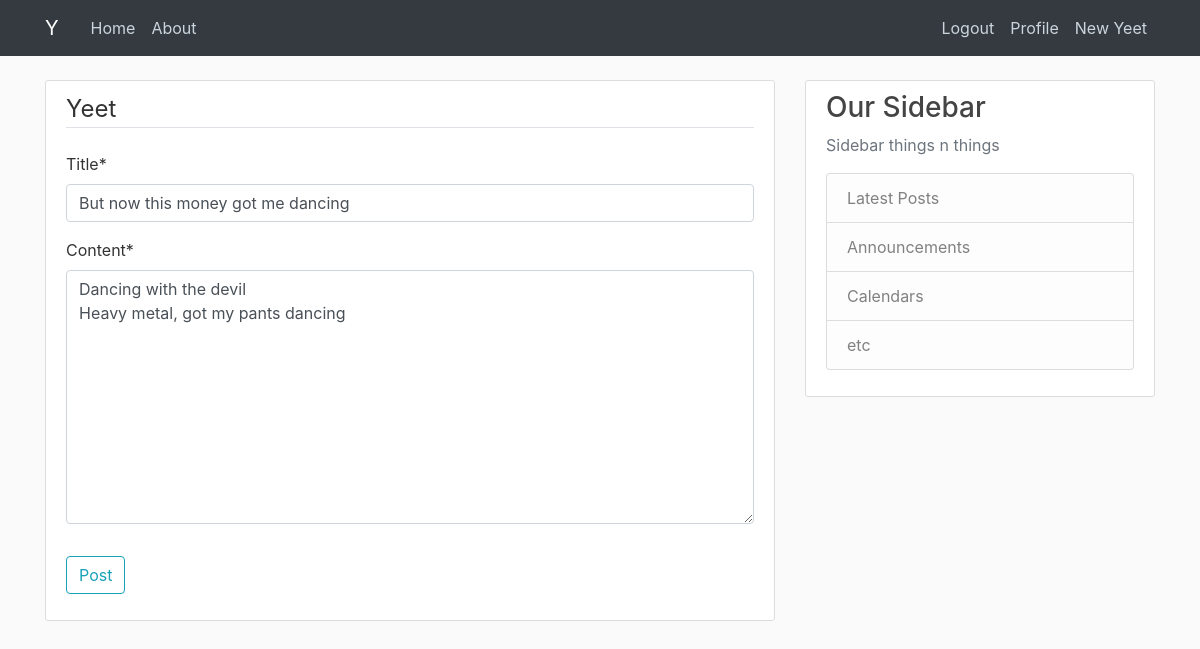
The app's page /post/13/update/ (signed in) with its own data.
### blog/models.py (models this page shows, shortened)
class Post(models.Model):  # basically inheriting from models
    title = models.CharField(max_length=100) # "Character Field". also u can add a bunch of arguments
    content = models.TextField() # A text field is unrestricted text instead of characters
    date_posted = models.DateTimeField(default=timezone.now)  # Selecting the current time
    author = models.ForeignKey(User, on_delete=models.CASCADE)  # If the user gets deleted, delete the post\

### blog/views.py (the view, shortened to what this page needs)
# urls.py: path("post/<int:pk>/update/", PostUpdateView.as_view(), name="post-update"),
class PostUpdateView(LoginRequiredMixin, UserPassesTestMixin, UpdateView): # whenever we add the test mixin you have to write the test function it runs
    success_url = "/"
    model = Post
    fields = ['title','content']
    def test_func(self):
        post = self.get_object()
        if self.request.user == post.author:
            return True
        return False

### blog/templates/blog/post_form.html (shortened to what this page needs)
{% extends "blog/base.html" %}
{% load crispy_forms_tags %}
{% block content %}
<div class="content-section">
    <form method="POST">
        <fieldset class="form-group">
            <legend class="border-bottom mb-4">
                Yeet
            </legend>
            {{ form|crispy }}
        </fieldset>
        <div class="form-group">
            <button class="btn btn-outline-info" type="submit">
                Post
            </button>
        </div>
    </form>
</div>
{% endblock content %}

### blog/static/blog/main.css (style rules this page uses)
body { background: #fafafa; color: #333333; margin-top: 5rem; }
.content-section { background: #ffffff; padding: 10px 20px; border: 1px solid #dddddd; border-radius: 3px; margin-bottom: 20px; }

### records on screen
Post: title "But now this money got me dancing", content "Dancing with the devil Heavy metal, got my pants dancing"
